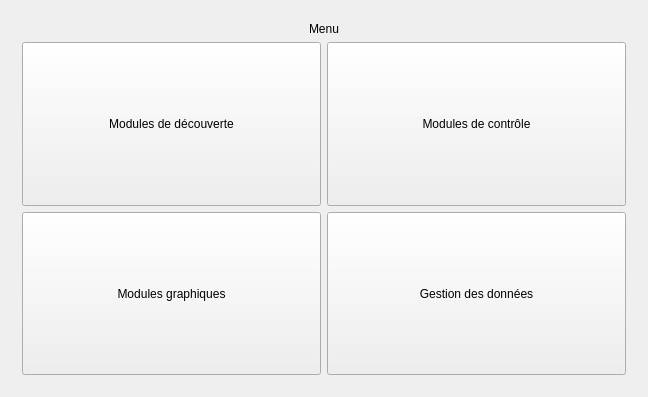
<?xml version="1.0" encoding="UTF-8"?>
<ui version="4.0">
 <class>MainWindow</class>
 <widget class="QMainWindow" name="MainWindow">
  <property name="geometry">
   <rect>
    <x>0</x>
    <y>0</y>
    <width>648</width>
    <height>397</height>
   </rect>
  </property>
  <property name="windowTitle">
   <string>Phonology</string>
  </property>
  <widget class="QWidget" name="centralWidget">
   <layout class="QGridLayout" name="gridLayout_2">
    <item row="0" column="0">
     <layout class="QGridLayout" name="gridLayout">
      <item row="0" column="0">
       <widget class="QStackedWidget" name="stackedWidget">
        <property name="currentIndex">
         <number>0</number>
        </property>
        <widget class="QWidget" name="mainMenu_page">
         <layout class="QGridLayout" name="gridLayout_3">
          <item row="1" column="0">
           <layout class="QHBoxLayout" name="horizontalLayout_6">
            <item>
             <widget class="QPushButton" name="modulesDecouverte_pushButton">
              <property name="sizePolicy">
               <sizepolicy hsizetype="Minimum" vsizetype="Expanding">
                <horstretch>0</horstretch>
                <verstretch>0</verstretch>
               </sizepolicy>
              </property>
              <property name="text">
               <string>Modules de découverte</string>
              </property>
             </widget>
            </item>
            <item>
             <widget class="QPushButton" name="modulesControle_pushButton">
              <property name="sizePolicy">
               <sizepolicy hsizetype="Minimum" vsizetype="Expanding">
                <horstretch>0</horstretch>
                <verstretch>0</verstretch>
               </sizepolicy>
              </property>
              <property name="text">
               <string>Modules de contrôle</string>
              </property>
             </widget>
            </item>
           </layout>
          </item>
          <item row="2" column="0">
           <layout class="QHBoxLayout" name="horizontalLayout_7">
            <item>
             <widget class="QPushButton" name="modulesGraphiques_pushButton">
              <property name="sizePolicy">
               <sizepolicy hsizetype="Minimum" vsizetype="Expanding">
                <horstretch>0</horstretch>
                <verstretch>0</verstretch>
               </sizepolicy>
              </property>
              <property name="text">
               <string>Modules graphiques</string>
              </property>
             </widget>
            </item>
            <item>
             <widget class="QPushButton" name="gestionDonnees_pushButton">
              <property name="sizePolicy">
               <sizepolicy hsizetype="Minimum" vsizetype="Expanding">
                <horstretch>0</horstretch>
                <verstretch>0</verstretch>
               </sizepolicy>
              </property>
              <property name="text">
               <string>Gestion des données</string>
              </property>
             </widget>
            </item>
           </layout>
          </item>
          <item row="0" column="0">
           <widget class="QLabel" name="label_4">
            <property name="text">
             <string>Menu</string>
            </property>
            <property name="alignment">
             <set>Qt::AlignCenter</set>
            </property>
           </widget>
          </item>
         </layout>
        </widget>
        <widget class="QWidget" name="modulesDecouverte_page">
         <layout class="QGridLayout" name="gridLayout_6">
          <item row="1" column="1">
           <layout class="QHBoxLayout" name="horizontalLayout_2">
            <item>
             <widget class="QPushButton" name="moduleDecouverteSon_pushButton">
              <property name="sizePolicy">
               <sizepolicy hsizetype="Minimum" vsizetype="Expanding">
                <horstretch>0</horstretch>
                <verstretch>0</verstretch>
               </sizepolicy>
              </property>
              <property name="mouseTracking">
               <bool>false</bool>
              </property>
              <property name="text">
               <string>Son</string>
              </property>
              <attribute name="buttonGroup">
               <string notr="true">SFML_buttonGroup</string>
              </attribute>
             </widget>
            </item>
            <item>
             <widget class="QPushButton" name="moduleDecouverteAmplitude_pushButton">
              <property name="sizePolicy">
               <sizepolicy hsizetype="Minimum" vsizetype="Expanding">
                <horstretch>0</horstretch>
                <verstretch>0</verstretch>
               </sizepolicy>
              </property>
              <property name="text">
               <string>Amplitude</string>
              </property>
              <attribute name="buttonGroup">
               <string notr="true">SFML_buttonGroup</string>
              </attribute>
             </widget>
            </item>
            <item>
             <widget class="QPushButton" name="moduleDecouverteFrequenceFondamentale_pushButton">
              <property name="sizePolicy">
               <sizepolicy hsizetype="Minimum" vsizetype="Expanding">
                <horstretch>0</horstretch>
                <verstretch>0</verstretch>
               </sizepolicy>
              </property>
              <property name="text">
               <string>Fréquence fondamentale</string>
              </property>
              <attribute name="buttonGroup">
               <string notr="true">SFML_buttonGroup</string>
              </attribute>
             </widget>
            </item>
           </layout>
          </item>
          <item row="2" column="1">
           <layout class="QHBoxLayout" name="horizontalLayout">
            <item>
             <widget class="QPushButton" name="moduleDecouverteAttaqueDeVoisement_pushButton">
              <property name="sizePolicy">
               <sizepolicy hsizetype="Minimum" vsizetype="Expanding">
                <horstretch>0</horstretch>
                <verstretch>0</verstretch>
               </sizepolicy>
              </property>
              <property name="text">
               <string>Attaque de voisement</string>
              </property>
              <attribute name="buttonGroup">
               <string notr="true">SFML_buttonGroup</string>
              </attribute>
             </widget>
            </item>
            <item>
             <widget class="QPushButton" name="moduleDecouverteVoisement_pushButton">
              <property name="sizePolicy">
               <sizepolicy hsizetype="Minimum" vsizetype="Expanding">
                <horstretch>0</horstretch>
                <verstretch>0</verstretch>
               </sizepolicy>
              </property>
              <property name="text">
               <string>Voisement</string>
              </property>
              <attribute name="buttonGroup">
               <string notr="true">SFML_buttonGroup</string>
              </attribute>
             </widget>
            </item>
           </layout>
          </item>
          <item row="3" column="1">
           <widget class="QPushButton" name="modulesDecouverteBack_pushButton">
            <property name="text">
             <string>Back</string>
            </property>
           </widget>
          </item>
          <item row="0" column="1">
           <widget class="QLabel" name="label_3">
            <property name="text">
             <string>Modules de découverte</string>
            </property>
            <property name="alignment">
             <set>Qt::AlignCenter</set>
            </property>
           </widget>
          </item>
         </layout>
        </widget>
        <widget class="QWidget" name="modulesControle_page">
         <layout class="QGridLayout" name="gridLayout_7">
          <item row="4" column="1">
           <widget class="QPushButton" name="modulesControleBack_pushButton">
            <property name="text">
             <string>Back</string>
            </property>
           </widget>
          </item>
          <item row="1" column="1">
           <layout class="QHBoxLayout" name="horizontalLayout_3">
            <item>
             <widget class="QPushButton" name="moduleControleFrequenceFondamentale_pushButton">
              <property name="sizePolicy">
               <sizepolicy hsizetype="Minimum" vsizetype="Expanding">
                <horstretch>0</horstretch>
                <verstretch>0</verstretch>
               </sizepolicy>
              </property>
              <property name="text">
               <string>Fréquence fondamentale</string>
              </property>
              <attribute name="buttonGroup">
               <string notr="true">SFML_buttonGroup</string>
              </attribute>
             </widget>
            </item>
            <item>
             <widget class="QPushButton" name="moduleControleVoisement_pushButton">
              <property name="sizePolicy">
               <sizepolicy hsizetype="Minimum" vsizetype="Expanding">
                <horstretch>0</horstretch>
                <verstretch>0</verstretch>
               </sizepolicy>
              </property>
              <property name="text">
               <string>Voisement</string>
              </property>
              <attribute name="buttonGroup">
               <string notr="true">SFML_buttonGroup</string>
              </attribute>
             </widget>
            </item>
           </layout>
          </item>
          <item row="3" column="1">
           <layout class="QHBoxLayout" name="horizontalLayout_4">
            <item>
             <widget class="QPushButton" name="moduleControlePhonemesEtMots_pushButton">
              <property name="sizePolicy">
               <sizepolicy hsizetype="Minimum" vsizetype="Expanding">
                <horstretch>0</horstretch>
                <verstretch>0</verstretch>
               </sizepolicy>
              </property>
              <property name="text">
               <string>Phonèmes et mots</string>
              </property>
              <attribute name="buttonGroup">
               <string notr="true">SFML_buttonGroup</string>
              </attribute>
             </widget>
            </item>
           </layout>
          </item>
          <item row="0" column="1">
           <widget class="QLabel" name="label_2">
            <property name="text">
             <string>Modules de contrôle</string>
            </property>
            <property name="alignment">
             <set>Qt::AlignCenter</set>
            </property>
           </widget>
          </item>
         </layout>
        </widget>
        <widget class="QWidget" name="modulesGraphiques_page">
         <layout class="QGridLayout" name="gridLayout_8">
          <item row="1" column="0">
           <layout class="QHBoxLayout" name="horizontalLayout_5">
            <item>
             <widget class="QPushButton" name="moduleGraphiqueEnveloppeOuFrequence_pushButton">
              <property name="sizePolicy">
               <sizepolicy hsizetype="Minimum" vsizetype="Expanding">
                <horstretch>0</horstretch>
                <verstretch>0</verstretch>
               </sizepolicy>
              </property>
              <property name="text">
               <string>Enveloppe ou fréquence</string>
              </property>
              <attribute name="buttonGroup">
               <string notr="true">SFML_buttonGroup</string>
              </attribute>
             </widget>
            </item>
            <item>
             <widget class="QPushButton" name="moduleGraphiqueSignalEtSpectrogramme_pushButton">
              <property name="sizePolicy">
               <sizepolicy hsizetype="Minimum" vsizetype="Expanding">
                <horstretch>0</horstretch>
                <verstretch>0</verstretch>
               </sizepolicy>
              </property>
              <property name="text">
               <string>Signal et spectrogramme</string>
              </property>
              <attribute name="buttonGroup">
               <string notr="true">SFML_buttonGroup</string>
              </attribute>
             </widget>
            </item>
           </layout>
          </item>
          <item row="3" column="0">
           <layout class="QVBoxLayout" name="verticalLayout_2">
            <item>
             <widget class="QPushButton" name="moduleGraphiqueSpectre_pushButton">
              <property name="sizePolicy">
               <sizepolicy hsizetype="Minimum" vsizetype="Expanding">
                <horstretch>0</horstretch>
                <verstretch>0</verstretch>
               </sizepolicy>
              </property>
              <property name="text">
               <string>Spectre</string>
              </property>
              <attribute name="buttonGroup">
               <string notr="true">SFML_buttonGroup</string>
              </attribute>
             </widget>
            </item>
           </layout>
          </item>
          <item row="4" column="0">
           <widget class="QPushButton" name="modulesGraphiquesBack_pushButton">
            <property name="text">
             <string>Back</string>
            </property>
            <property name="flat">
             <bool>false</bool>
            </property>
           </widget>
          </item>
          <item row="0" column="0">
           <widget class="QLabel" name="label">
            <property name="text">
             <string>Modules graphiques</string>
            </property>
            <property name="alignment">
             <set>Qt::AlignCenter</set>
            </property>
           </widget>
          </item>
         </layout>
        </widget>
        <widget class="QWidget" name="SFML_page">
         <layout class="QGridLayout" name="gridLayout_4">
          <item row="1" column="0">
           <widget class="QPushButton" name="SFMLBack_pushButton">
            <property name="text">
             <string>Back</string>
            </property>
           </widget>
          </item>
          <item row="0" column="0">
           <widget class="MyCanvas" name="widget" native="true"/>
          </item>
         </layout>
        </widget>
        <widget class="QWidget" name="moduleDecouverteSon_page"/>
        <widget class="QWidget" name="moduleDecouverteAmplitude_page"/>
        <widget class="QWidget" name="moduleDecouverteFrequenceFondamentale_page"/>
        <widget class="QWidget" name="moduleDecouverteAttaqueDeVoisement_page"/>
        <widget class="QWidget" name="moduleDecouverteVoisement_page"/>
        <widget class="QWidget" name="moduleControleFrequenceFondamentale_page"/>
        <widget class="QWidget" name="moduleControleVoisement_page"/>
        <widget class="QWidget" name="moduleControlePhonemesEtMots_page"/>
        <widget class="QWidget" name="moduleGraphiqueEnveloppeOuFrequence_page"/>
        <widget class="QWidget" name="moduleGraphiqueSignalEtSpectrogramme_page"/>
        <widget class="QWidget" name="moduleGraphiqueSpectre_page"/>
       </widget>
      </item>
     </layout>
    </item>
   </layout>
  </widget>
 </widget>
 <layoutdefault spacing="6" margin="11"/>
 <customwidgets>
  <customwidget>
   <class>MyCanvas</class>
   <extends>QWidget</extends>
   <header>MyCanvas.h</header>
   <container>1</container>
  </customwidget>
 </customwidgets>
 <resources/>
 <connections/>
 <buttongroups>
  <buttongroup name="SFML_buttonGroup"/>
 </buttongroups>
</ui>
